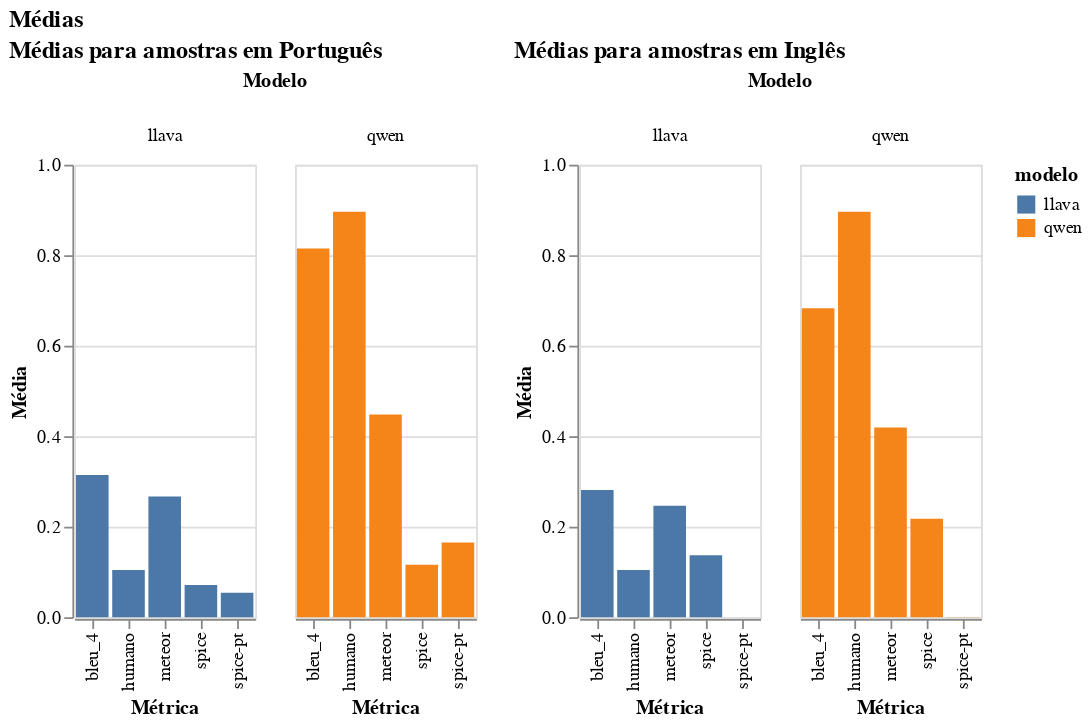

Notebook code for this chart:
### Code cell
bar_chart_media_pt = (
    alt.Chart(medias_pt)
    .mark_bar()
    .encode(
        x=alt.X(
            "métrica:N",
            title="Métrica",
        ),
        y=alt.Y("valor:Q", title="Média", scale=alt.Scale(domain=[0, 1])),
        color="modelo:N",
        column=alt.Column("modelo:N", title="Modelo"),
    )
    .properties(width=100, height=250, title="Médias para amostras em Português")
)

bar_chart_media_eng = (
    alt.Chart(medias_eng)
    .mark_bar()
    .encode(
        x=alt.X(
            "métrica:N",
            title="Métrica",
        ),
        y=alt.Y("valor:Q", title="Média", scale=alt.Scale(domain=[0, 1])),
        color="modelo:N",
        column=alt.Column("modelo:N", title="Modelo"),
    )
    .properties(width=100, height=250, title="Médias para amostras em Inglês")
)


bar_chart_media = (
    alt.hconcat(bar_chart_media_pt, bar_chart_media_eng)
    .properties(title="Médias")
)
bar_chart_media.display()

### Figure 1 — Vega-Lite specification as saved in the notebook (floating-point values rounded to 4 significant figures)
{"config": {"view": {"continuousWidth": 300, "continuousHeight": 300}}, "hconcat": [{"data": {"name": "data-879b33c020b749ab1b8e4afd0e0b1e54"}, "mark": {"type": "bar"}, "encoding": {"color": {"field": "modelo", "type": "nominal"}, "column": {"field": "modelo", "title": "Modelo", "type": "nominal"}, "x": {"field": "métrica", "title": "Métrica", "type": "nominal"}, "y": {"field": "valor", "scale": {"domain": [0, 1]}, "title": "Média", "type": "quantitative"}}, "height": 250, "title": "Médias para amostras em Português", "width": 100}, {"data": {"name": "data-12e2a488bb63917defa2b62130441e81"}, "mark": {"type": "bar"}, "encoding": {"color": {"field": "modelo", "type": "nominal"}, "column": {"field": "modelo", "title": "Modelo", "type": "nominal"}, "x": {"field": "métrica", "title": "Métrica", "type": "nominal"}, "y": {"field": "valor", "scale": {"domain": [0, 1]}, "title": "Média", "type": "quantitative"}}, "height": 250, "title": "Médias para amostras em Inglês", "width": 100}], "title": "Médias", "$schema": "https://vega.github.io/schema/vega-lite/v5.20.1.json", "datasets": {"data-879b33c020b749ab1b8e4afd0e0b1e54": [{"modelo": "llava", "métrica": "bleu_4", "valor": 0.3143}, {"modelo": "qwen", "métrica": "bleu_4", "valor": 0.8151}, {"modelo": "llava", "métrica": "meteor", "valor": 0.267}, {"modelo": "qwen", "métrica": "meteor", "valor": 0.4478}, {"modelo": "llava", "métrica": "spice", "valor": 0.07135}, {"modelo": "qwen", "métrica": "spice", "valor": 0.1157}, {"modelo": "llava", "métrica": "spice-pt", "valor": 0.05383}, {"modelo": "qwen", "métrica": "spice-pt", "valor": 0.1649}, {"modelo": "llava", "métrica": "humano", "valor": 0.1042}, {"modelo": "qwen", "métrica": "humano", "valor": 0.8958}], "data-12e2a488bb63917defa2b62130441e81": [{"modelo": "llava", "métrica": "bleu_4", "valor": 0.2814}, {"modelo": "qwen", "métrica": "bleu_4", "valor": 0.683}, {"modelo": "llava", "métrica": "meteor", "valor": 0.2462}, {"modelo": "qwen", "métrica": "meteor", "valor": 0.4195}, {"modelo": "llava", "métrica": "spice", "valor": 0.1371}, {"modelo": "qwen", "métrica": "spice", "valor": 0.2178}, {"modelo": "llava", "métrica": "spice-pt", "valor": 0.0001744}, {"modelo": "qwen", "métrica": "spice-pt", "valor": 0.0002363}, {"modelo": "llava", "métrica": "humano", "valor": 0.1042}, {"modelo": "qwen", "métrica": "humano", "valor": 0.8958}]}}
